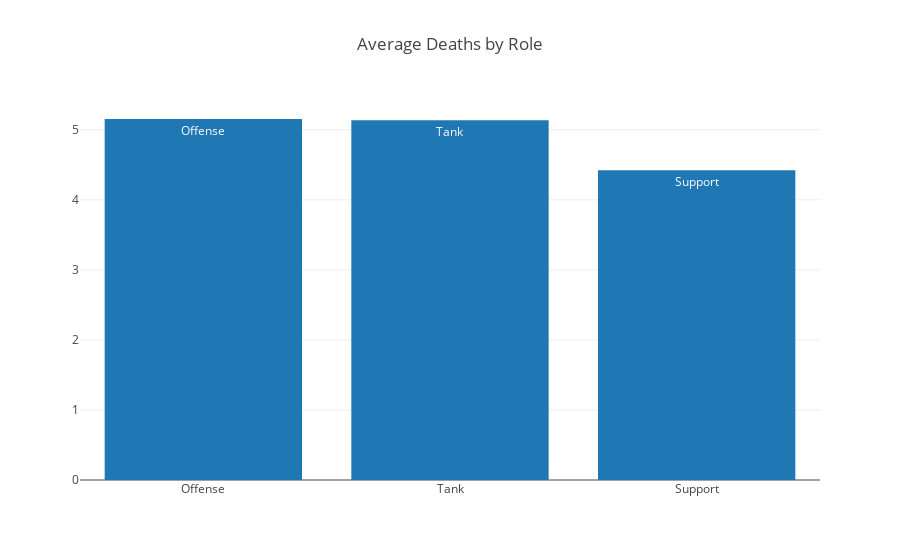

Notebook code for this chart:
### Code cell
role_deaths = playerstats.groupby('role')['deaths'].mean().sort_values(ascending=False).reset_index()
data = [Bar(x=role_deaths['role'], y=role_deaths['deaths'], text=role_deaths['role'])]
layout = Layout(title="Average Deaths by Role")

fig = Figure(data=data, layout=layout)

plotly.offline.iplot(fig,show_link=False)

### Figure 1 — Plotly figure (JSON) as saved in the notebook; plotly's stock layout.template omitted (floating-point values rounded to 4 significant figures)
{"data": [{"text": ["Offense", "Tank", "Support"], "type": "bar", "x": ["Offense", "Tank", "Support"], "y": [5.154, 5.137, 4.423]}], "layout": {"title": "Average Deaths by Role"}}
